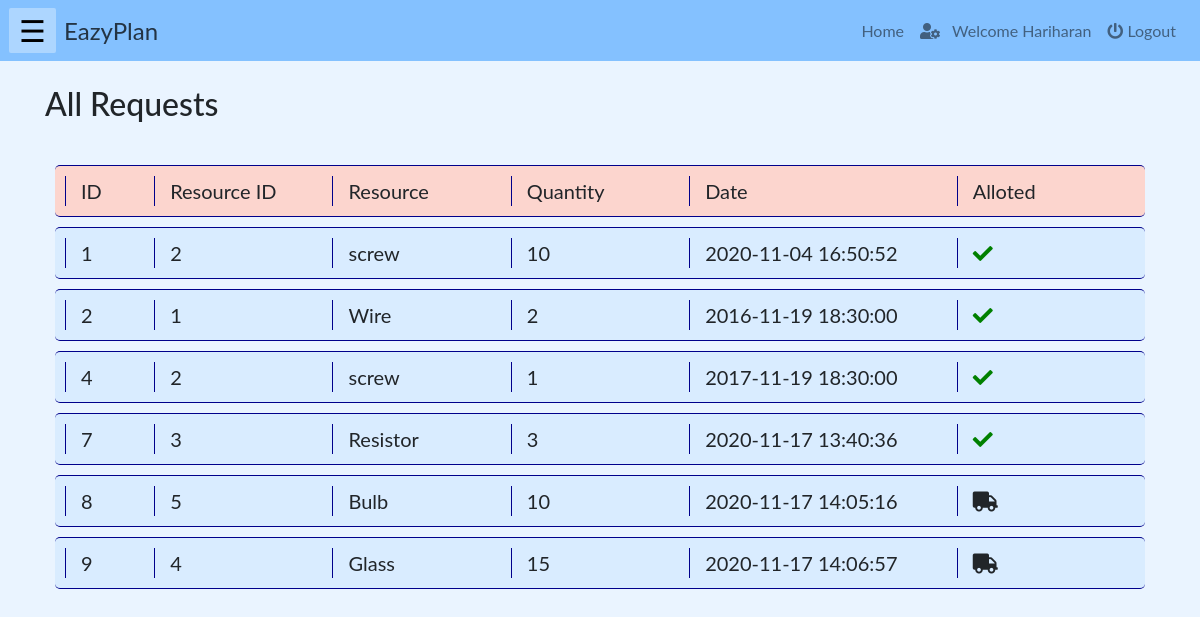
Page /php/workerresourcereq.php (signed in) on the earlier database version.
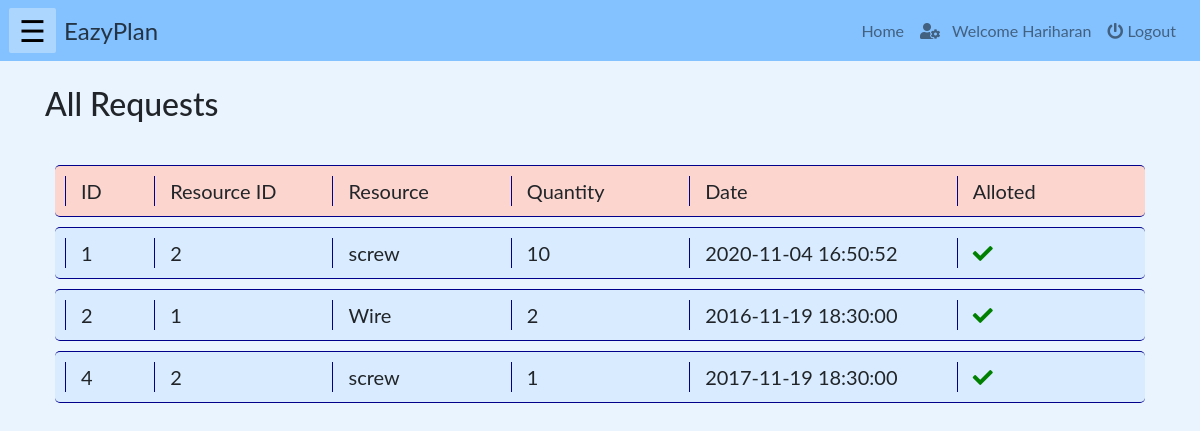
Same page on the later database version.
### tables this page shows
CREATE TABLE `resourcerq` (
  `workerID` int(10) NOT NULL,
  `resourceID` int(10) NOT NULL,
  `rqQTY` int(10) NOT NULL,
  `dateRq` timestamp NOT NULL DEFAULT current_timestamp(),
  `dateAlot` timestamp NOT NULL DEFAULT current_timestamp(),
  `alot` tinyint(1) NOT NULL,
  `ReqId` int(11) NOT NULL
);

CREATE TABLE `resource` (
  `id` int(10) NOT NULL,
  `name` varchar(200) NOT NULL,
  `quantity` int(100) NOT NULL,
  `unit` varchar(50) NOT NULL,
  `cost` int(100) NOT NULL
);

### php/workerresourcereq.php (the view, shortened to what this page needs)
<!DOCTYPE html>
<html lang="en">
    <?php
        include("../php/headLinks.php");
        if(isset($_SESSION["name"]) && ( $_SESSION["role"]=='worker')){
    ?>
    <body>
        <?php
            include("../php/navbar.php");
        ?>
        <div class="container">
        <br><h2>All Requests</h2><br>
            <div class="row" id="heading">
                <div class="col-md-1" id="val" >ID</div>
                <div class="col-md-2" id="val" >Resource ID</div>
                <div class="col-md-2" id="val" >Resource</div>
                <div class="col-md-2" id="val" >Quantity</div>
                <div class="col-md-3" id="val" >Date</div>
                <div class="col-md-1" id="val" >Alloted</div>
            </div>
            <?php
                include("../connection/config.php");
                $sql1 ="select rq.dateRq as date, rq.ReqId ,rq.alot, rq.resourceID , rq.rqQTY, r.name as rname FROM resourcerq rq JOIN account w on rq.workerID = w.userid JOIN resource r on rq.resourceID = r.id where w.userid = '".$_SESSION['userId']."'";
                $requests = mysqli_query($db, $sql1);
                if (!$requests)
                {
                    printf("Error: %s\n", mysqli_error($db));
                    exit();
                }
                else{
                if(mysqli_num_rows($requests)==0)
                echo "<h3>No new Requests</h3>";
                else
                foreach($requests as $request)
                    {
            ?>
                    <div class="row" id="item">
                        <div class="col-md-1" id="val" ><?php echo $request['ReqId']; ?></div>
                        <div class="col-md-2" id="val" ><?php echo $request['resourceID']; ?></div>
                        <div class="col-md-2" id="val" ><?php echo $request['rname']; ?></div>
                        <div class="col-md-2" id="val"><?php echo $request['rqQTY'] ?></div>
                        <div class="col-md-3" id="val"><?php echo $request['date'] ?></div>
                        <div class="col-md-1" id="val">
                            <?php
                            if($request['alot']==0) {
                            echo '<span class="fas fa-truck" style="red" aria-hidden="true" id = r'.$request["ReqId"].' style="cursor:pointer;"></span>';
                            }
                            else{
                                echo '<span class="fas fa-check" style="color:green" aria-hidden="true" id = r'.$request["ReqId"].' style="cursor:pointer;"></span>';
                            }
                            ?></div>
                    </div>
            <?php
                }}
            ?>
        </div>
    </body>
    <?php
        }
    else{
    echo "<h3 style='color:red'>Login to access the page...</h3>";
    echo "<a href='./login.php'>Click here to login</a>";}
    ?>
</html>

Differences in the rows shown:
removed resourcerq: ReqId "7", resourceID "3", resourceID.name "Resistor", rqQTY "3", dateRq "2020-11-17 13:40:36"
removed resourcerq: ReqId "8", resourceID "5", resourceID.name "Bulb", rqQTY "10", dateRq "2020-11-17 14:05:16"
removed resourcerq: ReqId "9", resourceID "4", resourceID.name "Glass", rqQTY "15", dateRq "2020-11-17 14:06:57"
